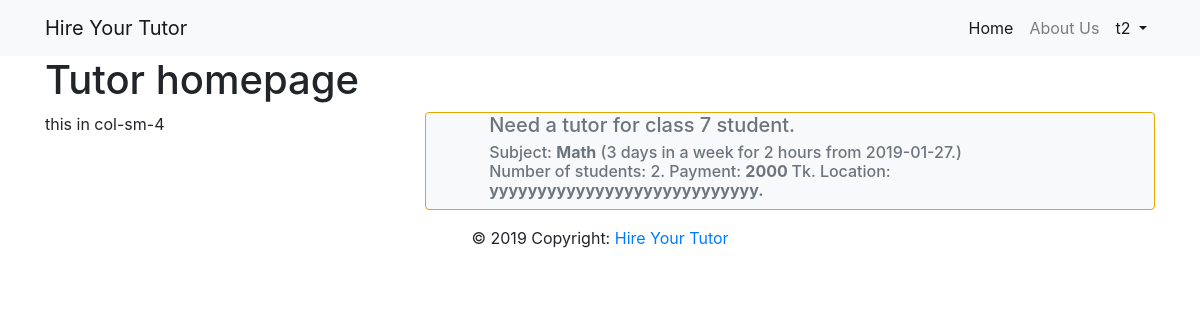
/tutor/tutorhomepage/ (signed in), run on the app's committed database.
### hireapp/models.py (models this page shows, shortened)
class User(AbstractUser):
    is_tutor = models.BooleanField(default=False)
    is_guardian = models.BooleanField(default=False)

class GuardianProfiles(models.Model):
    GENDER_CHOICES = (
        ('Male', 'Male'),
        ('Female', 'Female'),
    )
    user = models.ForeignKey(User, on_delete=models.CASCADE, default=None)
    Guardians_name = models.CharField("Guardian's Name", max_length=50)
    gender = models.CharField(max_length=6, choices=GENDER_CHOICES)
    nid_No = models.CharField(max_length=18)
    occupation = models.CharField(max_length=20)
    students_name = models.CharField("Student's Name", max_length=50)
    s_class = models.CharField("Student's Class", max_length=2)
    school = models.CharField("School/College", max_length=60)
    subject = models.CharField(max_length=100)
    payment = models.CharField(max_length=5)
    tution_hour = models.CharField("Tution hours", max_length=3)
    guardian_contact = models.CharField("Guardian's Contact Number", max_length=14)
    need_tutor_from = models.DateField()
    description = models.TextField(max_length=250)
    address = models.TextField(max_length=150)
    week_days = models.CharField("How many days in a week?", max_length=1)
    number_of_students = models.CharField("Number of students", max_length=2)

### hireapp/views/tutor.py (the view)
# urls.py: path('tutorhomepage/', tutor.TutorHomepage.as_view(),
@method_decorator([login_required, tutor_required], name='dispatch')
class TutorHomepage(ListView):
    context_object_name = 'guardians'
    template_name = 'hireapp/tutor/tutor_homepage.html'
    model = GuardianProfiles
    paginate_by = 10

### hireapp/templates/hireapp/tutor/tutor_homepage.html (shortened to what this page needs)
{% extends 'base.html' %}
{% load static %}
{% block content %}
<h1>Tutor homepage</h1>
<div class="row">
    <div class="col-sm-4"><p>this in col-sm-4</p></div>
    <div class="col-sm-8">{% for GuardianProfiles in guardians %}
        <div class="card card-inverse" style="background-color: #F8F9FA; border-color: #E0A800;">
            <div class="card-block">
                <div class="row">
                    <div class="col-sm-1">
                    </div>
                    <div class="col-sm-11">
                        <h5 class="card-title text-muted">
                            Need a tutor for class {{GuardianProfiles.s_class|safe}} student. <br>
                        </h5>
                        <h6 class="card-subtitle mb-2 text-muted">
                             Subject: <b>{{GuardianProfiles.subject|safe}}</b> ({{GuardianProfiles.week_days|safe}} days in a week for {{GuardianProfiles.tution_hour|safe}} hours from {{GuardianProfiles.need_tutor_from|safe}}.)
                            <br>
                            Number of students: {{GuardianProfiles.number_of_students|safe}}. Payment: <b>{{GuardianProfiles.payment|safe}} </b> Tk. Location: <b>{{GuardianProfiles.address|safe}}.</b>
                        </h6>
                    </div>
                </div>
            </div>
        </div>{% endfor %}
    </div>
</div>
{% endblock content %}

### templates/base.html (shortened to what this page needs)
<!DOCTYPE html>
{% load static %}
<html lang="en">
<head>
    <link rel="stylesheet" href="{% static 'css/bootstrap.min.css' %}">
    <link rel="stylesheet" href="{% static 'css/mm.css' %}">
    <link rel="stylesheet" href="https://maxcdn.bootstrapcdn.com/bootstrap/4.0.0/css/bootstrap.min.css"
>
    <link href="https://unpkg.com/ionicons@4.5.5/dist/css/ionicons.min.css" rel="stylesheet">
    <link rel="stylesheet" href="https://use.fontawesome.com/releases/v5.6.3/css/all.css"
>
</head>
<body>
<nav class="navbar navbar-expand-lg navbar-light bg-light">
    <div class="container">
        <a class="navbar-brand" href="{% url 'home' %}"> Hire Your Tutor</a>
        <div class="collapse navbar-collapse" id="navbar1">
            <ul class="navbar-nav ml-auto">
                <li class="nav-item active">
                    <a class="nav-link" href="{% url 'home' %}">Home </a>
                </li>
                <li class="nav-item">
                    <a class="nav-link" href=""> About Us </a>
                </li>
                {% if user.is_authenticated %}
                <li class="nav-item dropdown active">
                    <a class="nav-link  dropdown-toggle" href="#" data-toggle="dropdown"> {{ user.username }} </a>
                </li>
                {% else %}
                <li class="nav-item">
                    <a class="btn ml-2 btn-warning" href="{% url 'login' %}">Login</a>
                </li>
                {% endif %}
            </ul>
        </div>
    </div>
</nav>
<div class="container">
    {% block content %}
    {% endblock content %}
</div>
<footer class="page-footer font-small blue">
    <div class="footer-copyright text-center py-3">© 2019 Copyright:
        <a href="#">Hire Your Tutor</a>
    </div>
</footer>
</body>
</html>

### static/css/mm.css (style rules this page uses)
body { font-family: 'Bungee', cursive; }

### data on the page
User: username "t2"
GuardianProfiles: s_class "7", subject "Math", week_days "3", tution_hour "2", need_tutor_from "2019-01-27", number_of_students "2", payment "2000", address "yyyyyyyyyyyyyyyyyyyyyyyyyyyy"
